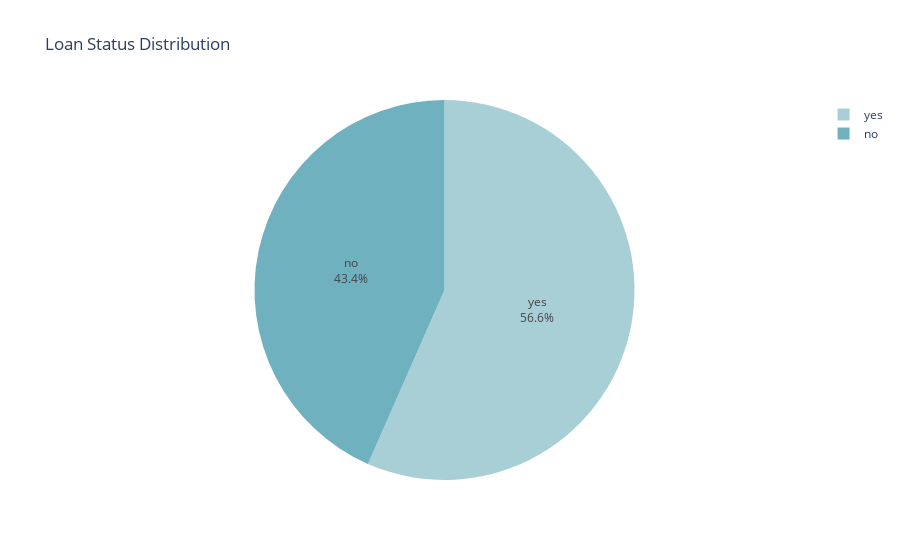

Source (notebook cell):
### Code cell
#Loan analyze
import plotly.express as px

iceberg_colors = ['#a9cfd6', '#6fb1bf'] 

fig = px.pie(
    housing_df,  
    names='housing',
    values='count_housing',
    title='Loan Status Distribution',
    color_discrete_sequence=iceberg_colors
)

fig.update_traces(
    textposition='inside',
    textinfo='percent+label',
    hoverinfo='label+percent+value'
)

fig.update_layout(
    template='plotly_white'
)

fig.show()

### Figure 1 — Plotly figure (JSON) as saved in the notebook; plotly's stock layout.template omitted (floating-point values rounded to 4 significant figures)
{"data": [{"domain": {"x": [0, 1], "y": [0, 1]}, "hoverinfo": "label+percent+value", "hovertemplate": "housing=%{label}<br>count_housing=%{value}<extra></extra>", "labels": ["yes", "no"], "legendgroup": "", "name": "", "showlegend": true, "textinfo": "percent+label", "textposition": "inside", "type": "pie", "values": [2559, 1962]}], "layout": {"autosize": true, "legend": {"tracegroupgap": 0}, "piecolorway": ["#a9cfd6", "#6fb1bf"], "title": {"text": "Loan Status Distribution"}}}
